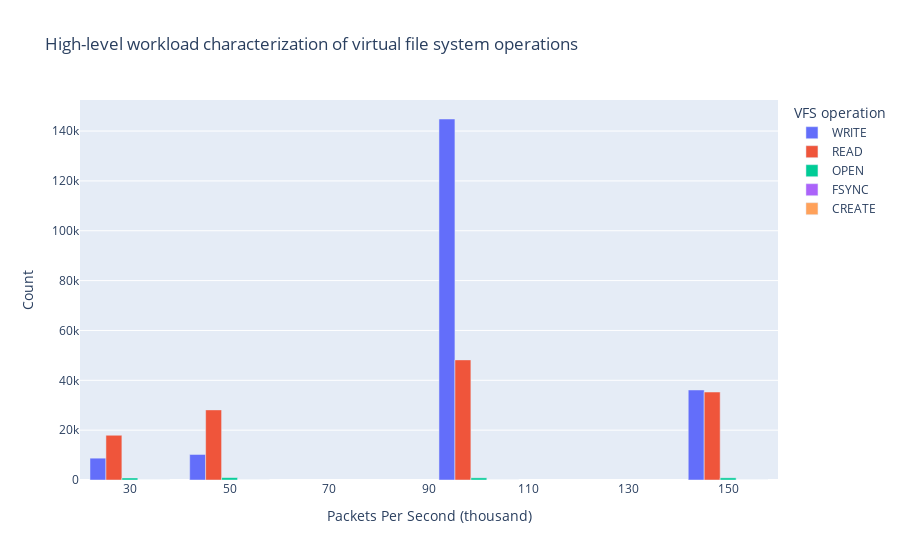

This figure's notebook cell:
### Code cell
vfsstat_df = spark.read.option("basePath", "../ansible/.results").json(
"../ansible/.results/kpps=*/tool=vfsstat")
vfsstat_fig = px.bar(vfsstat_df.toPandas(), x="kpps", y=["WRITE", "READ", "OPEN", "FSYNC", "CREATE"], barmode='group',
            title="High-level workload characterization of virtual file system operations",
            labels={
                     "kpps": "Packets Per Second (thousand)",
                     "value": "Count",
                     "variable": "VFS operation"
            })
vfsstat_fig.update_traces(textfont_size=12, textangle=0, textposition="outside", cliponaxis=False)
vfsstat_fig.show()
vfsstat_fig.write_image("images/vfsstat.jpeg")
with open(html_output_file, 'a') as f:
    f.write(vfsstat_fig.to_html(full_html=False, include_plotlyjs='cdn'))

### Figure 1 — Plotly figure (JSON) as saved in the notebook; plotly's stock layout.template omitted (floating-point values rounded to 4 significant figures; data arrays with more than 128 entries replaced by an {"elided": "..."} marker saying what was removed)
{"data": [{"alignmentgroup": "True", "cliponaxis": false, "hovertemplate": "VFS operation=WRITE<br>Packets Per Second (thousand)=%{x}<br>Count=%{y}<extra></extra>", "legendgroup": "WRITE", "marker": {"color": "#636efa", "pattern": {"shape": ""}}, "name": "WRITE", "offsetgroup": "WRITE", "orientation": "v", "showlegend": true, "textangle": 0, "textfont": {"size": 12}, "textposition": "outside", "type": "bar", "x": {"elided": "3259 int values"}, "xaxis": "x", "y": {"elided": "3259 float values"}, "yaxis": "y"}, {"alignmentgroup": "True", "cliponaxis": false, "hovertemplate": "VFS operation=READ<br>Packets Per Second (thousand)=%{x}<br>Count=%{y}<extra></extra>", "legendgroup": "READ", "marker": {"color": "#EF553B", "pattern": {"shape": ""}}, "name": "READ", "offsetgroup": "READ", "orientation": "v", "showlegend": true, "textangle": 0, "textfont": {"size": 12}, "textposition": "outside", "type": "bar", "x": {"elided": "3259 int values"}, "xaxis": "x", "y": {"elided": "3259 float values"}, "yaxis": "y"}, {"alignmentgroup": "True", "cliponaxis": false, "hovertemplate": "VFS operation=OPEN<br>Packets Per Second (thousand)=%{x}<br>Count=%{y}<extra></extra>", "legendgroup": "OPEN", "marker": {"color": "#00cc96", "pattern": {"shape": ""}}, "name": "OPEN", "offsetgroup": "OPEN", "orientation": "v", "showlegend": true, "textangle": 0, "textfont": {"size": 12}, "textposition": "outside", "type": "bar", "x": {"elided": "3259 int values"}, "xaxis": "x", "y": {"elided": "3259 float values"}, "yaxis": "y"}, {"alignmentgroup": "True", "cliponaxis": false, "hovertemplate": "VFS operation=FSYNC<br>Packets Per Second (thousand)=%{x}<br>Count=%{y}<extra></extra>", "legendgroup": "FSYNC", "marker": {"color": "#ab63fa", "pattern": {"shape": ""}}, "name": "FSYNC", "offsetgroup": "FSYNC", "orientation": "v", "showlegend": true, "textangle": 0, "textfont": {"size": 12}, "textposition": "outside", "type": "bar", "x": {"elided": "3259 int values"}, "xaxis": "x", "y": {"elided": "3259 int values"}, "yaxis": "y"}, {"alignmentgroup": "True", "cliponaxis": false, "hovertemplate": "VFS operation=CREATE<br>Packets Per Second (thousand)=%{x}<br>Count=%{y}<extra></extra>", "legendgroup": "CREATE", "marker": {"color": "#FFA15A", "pattern": {"shape": ""}}, "name": "CREATE", "offsetgroup": "CREATE", "orientation": "v", "showlegend": true, "textangle": 0, "textfont": {"size": 12}, "textposition": "outside", "type": "bar", "x": {"elided": "3259 int values"}, "xaxis": "x", "y": {"elided": "3259 int values"}, "yaxis": "y"}], "layout": {"barmode": "group", "legend": {"title": {"text": "VFS operation"}, "tracegroupgap": 0}, "title": {"text": "High-level workload characterization of virtual file system operations"}, "xaxis": {"anchor": "y", "domain": [0, 1], "title": {"text": "Packets Per Second (thousand)"}}, "yaxis": {"anchor": "x", "domain": [0, 1], "title": {"text": "Count"}}}}
